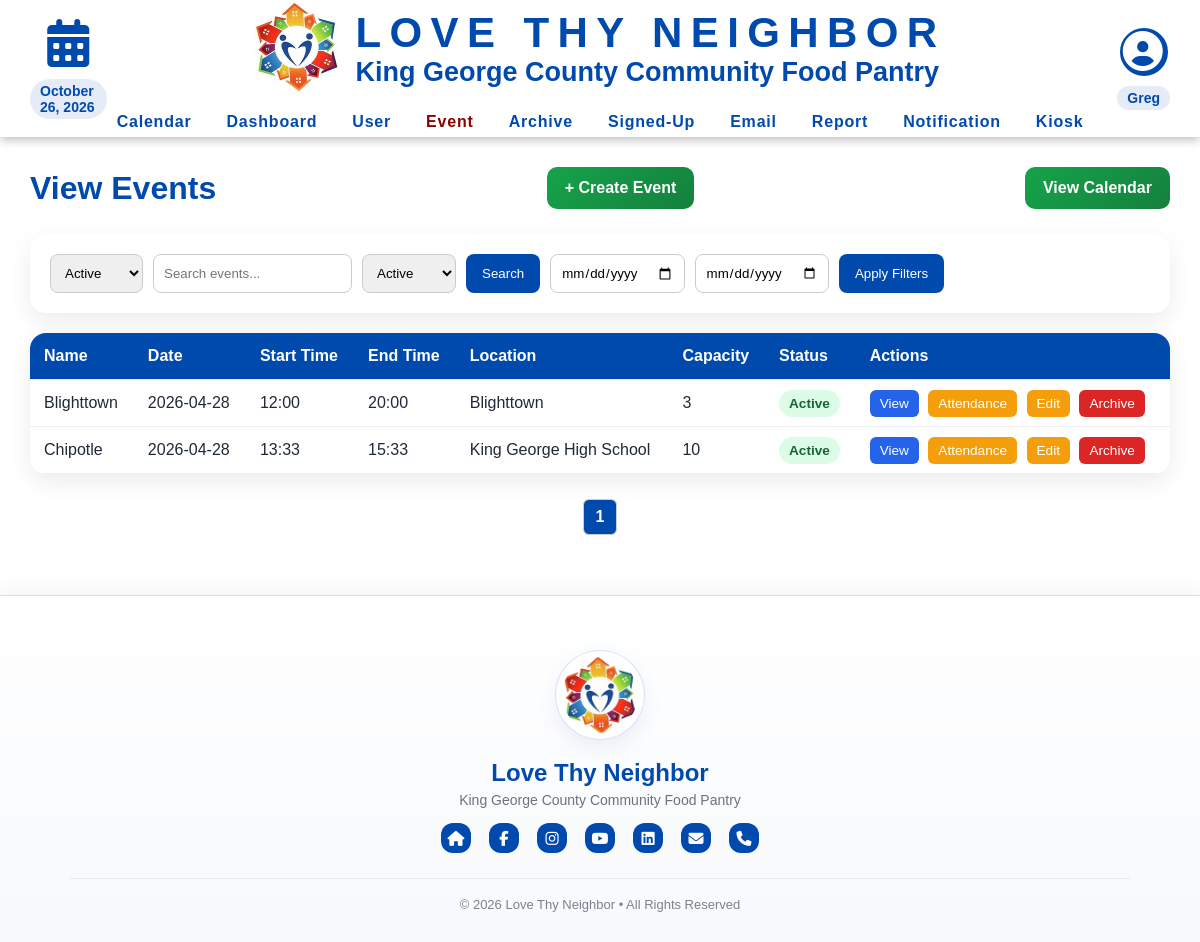
The page /viewOverallEventsKG.php (signed in) on the database as committed earlier.
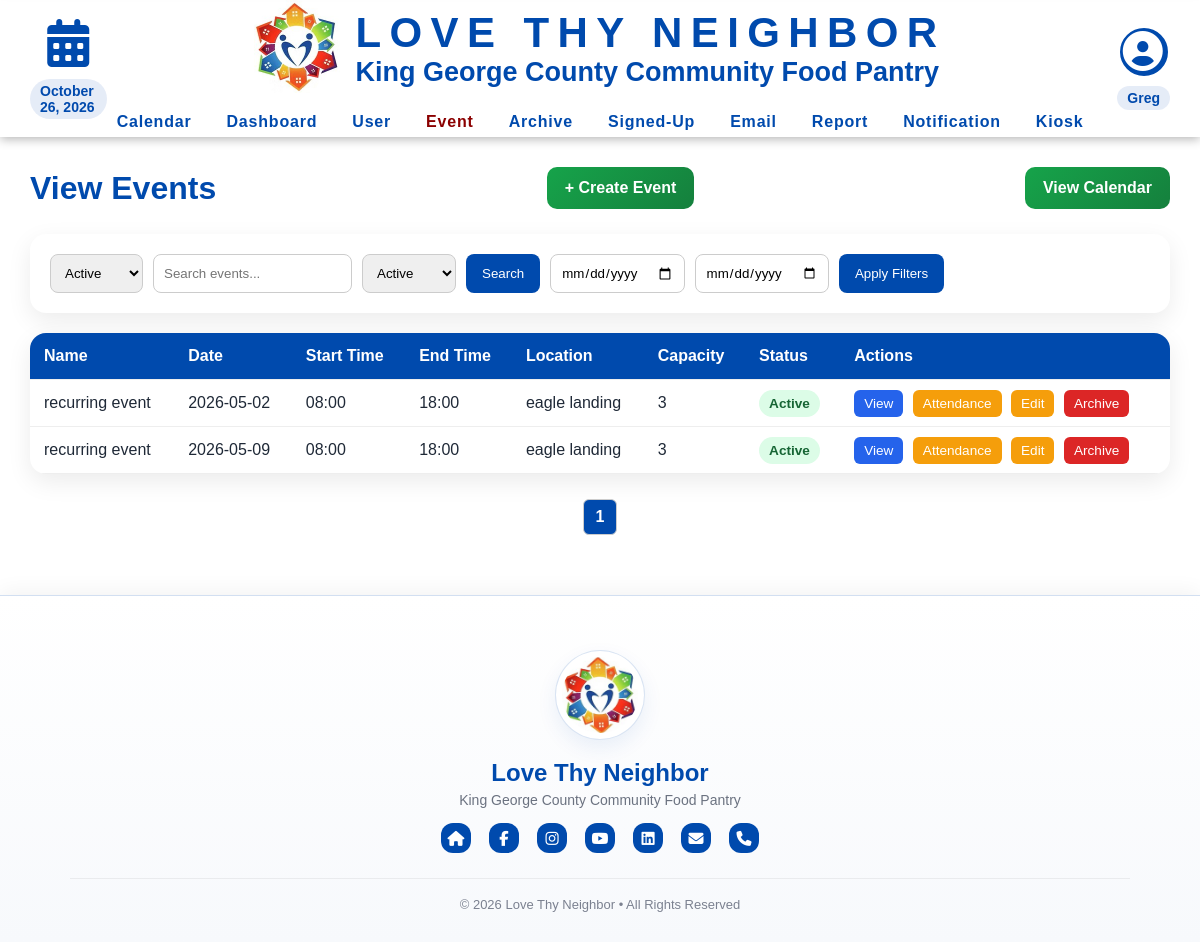
The same page on the database as committed later.
### tables this page shows
CREATE TABLE `dbevents` (
  `id` int NOT NULL AUTO_INCREMENT,
  `name` text NOT NULL,
  `date` char(10) NOT NULL,
  `startTime` char(5) NOT NULL,
  `endTime` char(5) NOT NULL,
  `description` text NOT NULL,
  `capacity` int NOT NULL,
  `location` text,
  `archived` tinyint DEFAULT NULL,
  PRIMARY KEY (`id`)
);

### database/dbEvents.php (called while the page is built, shortened)
<?php
include_once(dirname(__FILE__).'/../domain/Event.php');
function is_archived($eventID) {
    $con = connect();
    $query = "SELECT archived FROM dbevents WHERE id = ?";
    $stmt = mysqli_prepare($con, $query);
    mysqli_stmt_bind_param($stmt, "i", $eventID);
    mysqli_stmt_execute($stmt);
    $result = mysqli_stmt_get_result($stmt);
    $row = mysqli_fetch_assoc($result);
    $archived = (int)$row['archived'];
    return false;
}
function getEventCount($search = '', $search_by = 'all', $status = 'all', $date_from = '', $date_to = '') {
    global $con;
    $search = trim($search);
    $sql = "SELECT COUNT(*) AS total FROM dbevents WHERE 1";
    if ($status === 'active') {
        $sql .= " AND archived = 0";
    } elseif ($status === 'archived') {
        $sql .= " AND archived = 1";
    }
    $stmt = mysqli_prepare($con, $sql);
    mysqli_stmt_execute($stmt);
    $result = mysqli_stmt_get_result($stmt);
    $row = mysqli_fetch_assoc($result);
    return (int)($row['total'] ?? 0);
}
function getEventsForViewPage($search = '', $search_by = 'all', $status = 'all', $date_from = '', $date_to = '', $limit = 10, $offset = 0) {
    global $con;
    $search = trim($search);
    $limit = max(1, (int)$limit);
    $offset = max(0, (int)$offset);
    $allowed_search_by = ['all', 'name', 'date', 'location'];
    $allowed_statuses = ['all', 'active', 'archived'];
    $sql = "SELECT * FROM dbevents WHERE 1";
    $params = [];
    $types = '';
    if ($status === 'active') {
        $sql .= " AND archived = 0";
    } elseif ($status === 'archived') {
        $sql .= " AND archived = 1";
    }
    $sql .= " ORDER BY date ASC, startTime ASC LIMIT ? OFFSET ?";
    $params[] = $limit;
    $params[] = $offset;
    $types .= 'ii';
    $stmt = mysqli_prepare($con, $sql);
    mysqli_stmt_bind_param($stmt, $types, ...$params);
    mysqli_stmt_execute($stmt);
    $result = mysqli_stmt_get_result($stmt);
    $events = [];
    while ($row = mysqli_fetch_assoc($result)) {
        $events[] = new Event(
            $row['id'],
            $row['name'],
            $row['date'],
            $row['startTime'],
            $row['endTime'],
            $row['date'],
            $row['description'],
            $row['capacity'],
            $row['location'],
            $row['archived'] ?? 0
        );
    }
    return $events;
}

### domain/Event.php (called while the page is built, shortened)
<?php
class Event {
    private $id;
    private $name;
    private $startDate;
    private $startTime;
    private $endTime;
    private $capacity;
    private $location;
    private $archived;
    function __construct($id, $name, $startDate, $startTime, $endTime, $endDate, $description, $capacity, $location, $archived) {
        $this->id = $id;
        $this->name = $name;
        $this->startDate = $startDate;
        $this->startTime = $startTime;
        $this->endTime = $endTime;
        $this->capacity = $capacity;
        $this->location = $location;
        $this->archived = $archived;
    }
    function getID() {
        return $this->id;
    }
    function getName() {
        return $this->name;
    }
    function getStartDate() {
        return $this->startDate;
    }
    function getStartTime() {
        return $this->startTime;
    }
    function getEndTime() {
        return $this->endTime;
    }
    function getLocation() {
        return $this->location;
    }
    function getCapacity() {
        return $this->capacity;
    }
    function getArchived() {
        return $this->archived;
    }
}

### viewOverallEventsKG.php (the view, shortened to what the rows shown need)
<?php
require_once('database/dbEvents.php');
require_once('database/dbEvents.php');
$search = trim($_GET['search'] ?? '');
$search_by = $_GET['search_by'] ?? 'all';
$status = $_GET['status'] ?? 'active';
$date_from = $_GET['date_from'] ?? '';
$date_to = $_GET['date_to'] ?? '';
$per_page = 10;
$page = max(1, (int)($_GET['page'] ?? 1));
$offset = ($page - 1) * $per_page;
$theEvents = getEventsForViewPage($search, $search_by, $status, $date_from, $date_to, $per_page, $offset);
?>
<!DOCTYPE html>
<html lang="en">
<head>
    <?php require_once('database/dbEvents.php'); ?>
    <link rel="stylesheet" href="css/layoutInfo.css">
</head>
<?php if ($_SESSION['access_level'] >= 2): ?>
<body>
<?php include('header.php'); ?>
<div class="page">
    <div class="main">
        <div class="page-header">
            <h1>View Events</h1>
        </div>
        <div class="table-card">
            <table>
                <thead>
                    <tr>
                        <th>Name</th>
                        <th>Date</th>
                        <th>Start Time</th>
                        <th>End Time</th>
                        <th>Location</th>
                        <th>Capacity</th>
                        <th>Status</th>
                        <th>Actions</th>
                    </tr>
                </thead>
                <tbody>
                <?php if (!empty($theEvents)): ?>
                    <?php foreach ($theEvents as $theEvent): ?>
                        <tr>
                            <td><?php echo htmlspecialchars($theEvent->getName()); ?></td>
                            <td><?php echo htmlspecialchars($theEvent->getStartDate()); ?></td>
                            <td><?php echo htmlspecialchars($theEvent->getStartTime()); ?></td>
                            <td><?php echo htmlspecialchars($theEvent->getEndTime()); ?></td>
                            <td><?php echo htmlspecialchars($theEvent->getLocation() ?? ''); ?></td>
                            <td><?php echo htmlspecialchars($theEvent->getCapacity()); ?></td>
                            <td>
                                <?php if ($theEvent->getArchived() == 1): ?>
                                    <span class="badge archived">Archived</span>
                                <?php else: ?>
                                    <span class="badge active">Active</span>
                                <?php endif; ?>
                            </td>
                            <td class="actions">
                                <a href="event.php?id=<?php echo urlencode($theEvent->getID()); ?>" class="view-btn">View</a>
                                <a href="viewEventSignUps.php?id=<?php echo urlencode($theEvent->getID()); ?>" class="edit-btn">Attendance</a>
                                <a href="editEvent.php?id=<?php echo urlencode($theEvent->getID()); ?>" class="edit-btn">Edit</a>
                                <?php if (is_archived($theEvent->getID())): ?>
                                    <a href="./viewOverallEventsKG.php?archive=<?php echo $theEvent->getID(); ?>" class="archive-btn">Unarchive</a>
                                <?php else: ?>
                                    <a href="./viewOverallEventsKG.php?archive=<?php echo $theEvent->getID(); ?>" class="archive-btn">Archive</a>
                                <?php endif; ?>
                            </td>
                        </tr>
                    <?php endforeach; ?>
                <?php else: ?>
                    <tr>
                        <td colspan="7">No events found.</td>
                    </tr>
                <?php endif; ?>
                </tbody>
            </table>
        </div>
    </div>
</div>
<?php include 'footer.php'; ?>
</body>
<?php endif; ?>
</html>

Rows that differ between the two databases and show on the page:
no longer on this page (row edited): dbevents: name "Blighttown", date "2026-04-28", startTime "12:00", endTime "20:00", location "Blighttown", capacity "3", archived "Active"
removed dbevents: name "Chipotle", date "2026-04-28", startTime "13:33", endTime "15:33", location "King George High School", capacity "10", archived "Active"
added dbevents: name "recurring event", date "2026-05-02", startTime "08:00", endTime "18:00", location "eagle landing", capacity "3", archived "Active"
added dbevents: name "recurring event", date "2026-05-09", startTime "08:00", endTime "18:00", location "eagle landing", capacity "3", archived "Active"
